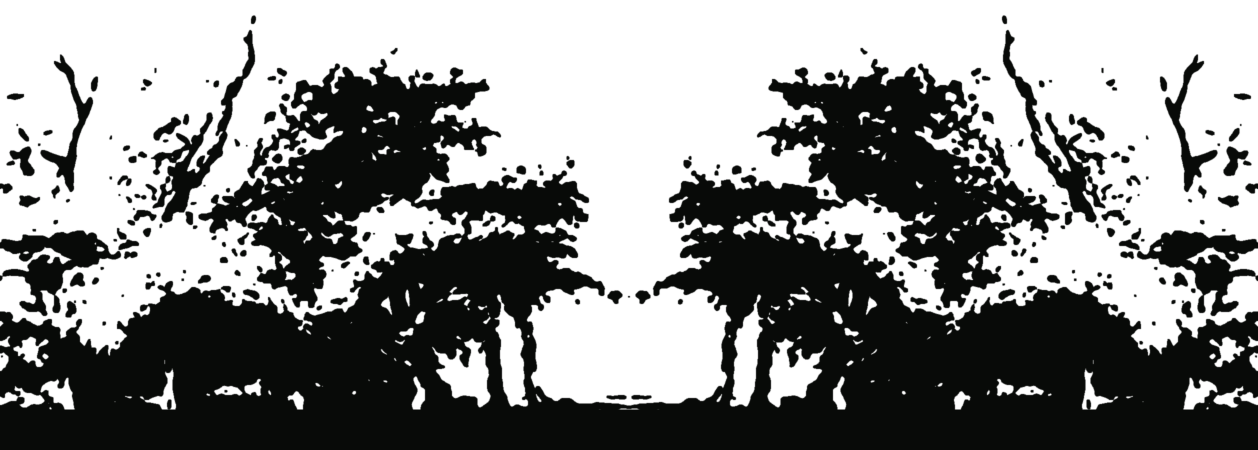
#> input picture assets/img/trees-front-night.png, 2516 x 900 px, given in place of a1.jpg, which was not available (shown at 1/2 size)
$ python prepare_images.py ../assets/img/trees-front-night.png
#> lines starting #> are read from the running program, lines starting #| are printed output that depends on the picture; after the words box and inside, x2 and y2 are one past the last pixel; in counts of white or black regions, pixels touching at a corner belong together; pictures that were not available may be replaced by others from this repository, and a replacement may not be noted
#!/usr/bin/env python3
"""Crop and clean the public-domain engravings used on the page.

Usage: .venv/bin/python tools/prepare_images.py <folder with full-res downloads>
Expects a1.jpg, a2.jpg, b1.jpg in that folder (sources listed in CREDITS.md).

Each print is cropped, turned grayscale and levelled so the paper goes white
(so CSS `multiply` blends it into the sky). The treelines are joined to a
mirrored copy of themselves so they tile with no visible seam.
"""
import sys
from pathlib import Path

from PIL import Image, ImageChops, ImageFilter, ImageOps

OUT = Path(__file__).resolve().parent.parent / "assets" / "img"


def clean(img, black_pct=0.04, paper_pct=0.80):
    """Grayscale, then stretch so the paper tone becomes pure white."""
    g = ImageOps.grayscale(img)
    hist = g.histogram()
    total = sum(hist)

    def pct(p):
        acc = 0
        for v, n in enumerate(hist):
            acc += n
            if acc >= total * p:
                return v
        return 255

    lo, hi = pct(black_pct), pct(paper_pct)
    scale = 255 / max(1, hi - lo)
    return g.point(lambda v: max(0, min(255, round((v - lo) * scale))))


def crop_frac(img, preview_w, box):
    """Crop using coordinates measured on a preview `preview_w` pixels wide."""
    s = img.width / preview_w
    return img.crop(tuple(round(c * s) for c in box))


def mirrored_tile(img, height):
    img = img.resize((round(img.width * height / img.height), height), Image.LANCZOS)
    tile = Image.new("L", (img.width * 2, height), 255)
    tile.paste(img, (0, 0))
    tile.paste(ImageOps.mirror(img), (img.width, 0))
    return tile


def silhouette(tile, out_path, spread=4):
    """Fill the tree shapes into solid ink, for the dusk/night silhouette layer."""
    ink = ImageOps.invert(tile)                      # lines -> bright
    ink = ink.filter(ImageFilter.GaussianBlur(spread))
    ink = ink.point(lambda v: 255 if v > 52 else 0)  # canopy mass
    ink = ink.filter(ImageFilter.MaxFilter(3)).filter(ImageFilter.GaussianBlur(0.8))
    # Ground the bottom so the forest floor is solid.
    w, h = ink.size
    floor = Image.linear_gradient("L").resize((w, h))
    ink = ImageChops.lighter(ink, floor.point(lambda v: 255 if v > 232 else 0))
    rgba = Image.new("RGBA", (w, h), (8, 10, 8, 0))
    rgba.putalpha(ink)
    rgba.save(out_path, optimize=True)


def main(src: Path):
    OUT.mkdir(parents=True, exist_ok=True)

    # Front treeline: "Rij bomen", Isendoorn à Blois. Trees only, no border or foreground.
    a1 = crop_frac(Image.open(src / "a1.jpg"), 1200, (94, 72, 972, 700))
#> in crop_frac, `s = img.width / preview_w`: s = 2.1
    front = mirrored_tile(clean(a1), 900)
#> in clean, `g = ImageOps.grayscale(img)`:
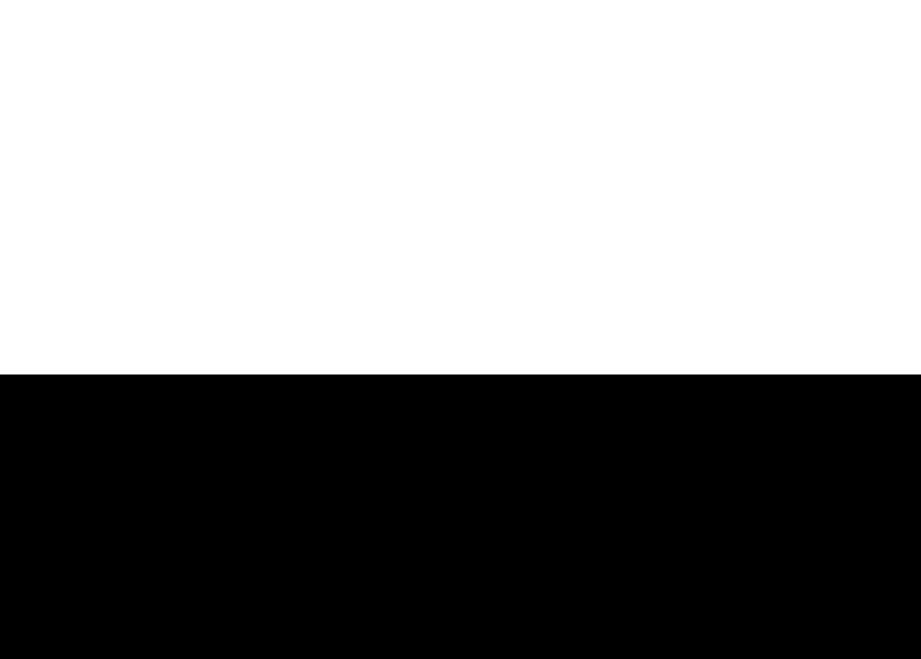
#> g: PIL image 1841x1317 L (shown at 1/2 size); values 0 (black) and 9 (white), 56.9% white; 1 black region, box (x1, y1, x2, y2) and area: (0, 749, 1841, 1317) 1045688
#> in clean, `hist = g.histogram()`: hist = 256 values, max 1378909 at index 9, min 0 at index 1, mean 9471.1
#> in clean, `total = sum(hist)`: total = 2424597
#> the loop in pct, `for v, n in enumerate(hist):` made 1 pass
#> (v, n, acc) on pass 1: (0, 1045688, 1045688)
#> after the loop in pct, `for v, n in enumerate(hist):`: acc = 1045688
#> the loop in pct, `for v, n in enumerate(hist):` made 10 passes
#> (n, acc) on passes 1 to 10: (1045688, 1045688), (0, 1045688), (0, 1045688), (0, 1045688), (0, 1045688), (0, 1045688), (0, 1045688), (0, 1045688), (0, 1045688), (1378909, 2424597)
#> after the loop in pct, `for v, n in enumerate(hist):`: acc = 2424597
#> in clean, `lo, hi = pct(black_pct), pct(paper_pct)`: lo = 0; hi = 9
#> in clean, `scale = 255 / max(1, hi - lo)`: scale = 28.33
#> in mirrored_tile, `tile = Image.new("L", (img.width * 2, height), 255)`: tile: PIL image 2516x900 L; every value is 255
    front.save(OUT / "trees-front.jpg", quality=80, optimize=True, progressive=True)
    silhouette(front, OUT / "trees-front-night.png")
#> in silhouette, `ink = ink.point(lambda v: 255 if v > 52 else 0)`: ink: PIL image 2516x900 L; 43.6% white; 1 white region, box (x1, y1, x2, y2) and area: (0, 508, 2516, 900) 986272
#> in silhouette, `floor = Image.linear_gradient("L").resize((w, h))`:
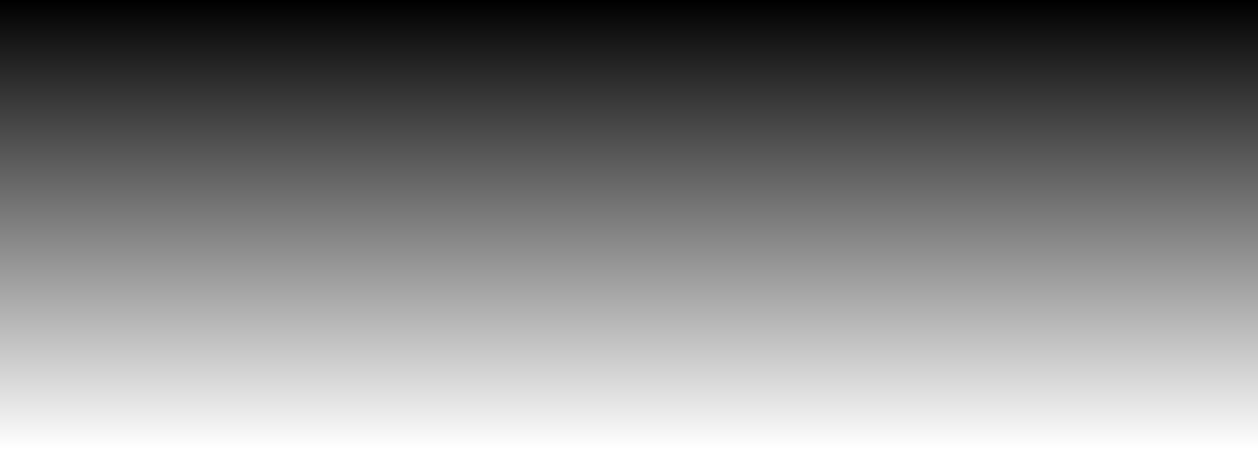
#> floor: PIL image 2516x900 L (shown at 1/2 size); min 0, max 255, mean 127.5

    # Back treeline: "Bomen" (1836), same artist.
    a2 = crop_frac(Image.open(src / "a2.jpg"), 1200, (160, 112, 1034, 742))
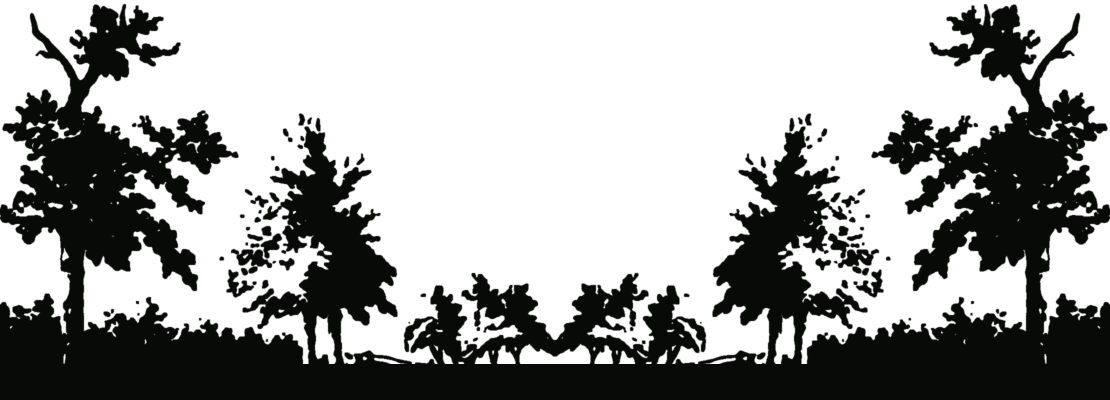
#> input picture assets/img/trees-back-night.png, 2220 x 800 px, given in place of a2.jpg, which was not available (shown at 1/2 size)
    back = mirrored_tile(clean(a2, paper_pct=0.7), 800)
#> in clean (call 2), `g = ImageOps.grayscale(img)`: g: PIL image 1617x1166 L; values 0 (black) and 9 (white), 50.9% white; 1 black region, box (x1, y1, x2, y2) and area: (0, 593, 1617, 1166) 926541
#> the loop in pct (call 2), `for v, n in enumerate(hist):` made 1 pass
#> (v, n, acc) on pass 1: (0, 926541, 926541)
#> the loop in pct (call 2), `for v, n in enumerate(hist):` made 10 passes
#> (n, acc) on passes 1 to 10: (926541, 926541), (0, 926541), (0, 926541), (0, 926541), (0, 926541), (0, 926541), (0, 926541), (0, 926541), (0, 926541), (958881, 1885422)
#> call 2 of mirrored_tile, with height = 800
#> in mirrored_tile (call 2), `tile = Image.new("L", (img.width * 2, height), 255)`: tile: PIL image 2218x800 L; every value is 255
#> in mirrored_tile (call 2), `tile.paste(ImageOps.mirror(img), (img.width, 0))`:
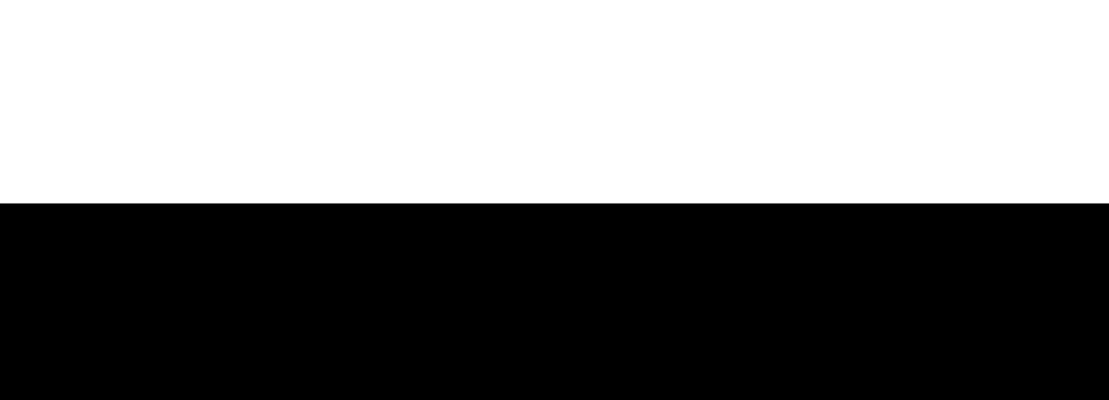
#> tile: PIL image 2218x800 L (shown at 1/2 size); min 0, max 255, mean 129.7
    back.save(OUT / "trees-back.jpg", quality=78, optimize=True, progressive=True)
    silhouette(back, OUT / "trees-back-night.png", spread=3)
#> call 2 of silhouette, with spread = 3
#> in silhouette (call 2), `ink = ink.point(lambda v: 255 if v > 52 else 0)`:
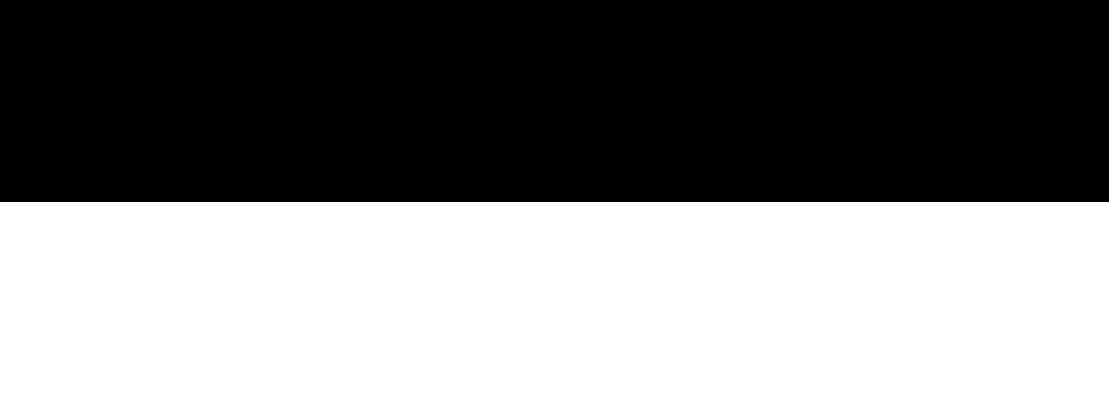
#> ink: PIL image 2218x800 L (shown at 1/2 size); 49.5% white; 1 white region, box (x1, y1, x2, y2) and area: (0, 404, 2218, 800) 878328

    # Wall: Piranesi, the underground foundations of Hadrian's mausoleum. Masonry only.
    b1 = crop_frac(Image.open(src / "b1.jpg"), 822, (40, 20, 620, 880))
#> call 3 of crop_frac, with preview_w = 822, box = (40, 20, 620, 880)
#> in crop_frac (call 3), `s = img.width / preview_w`: s = 2.7
#> in crop_frac (call 3), `return img.crop(tuple(round(c * s) for c in box))`:
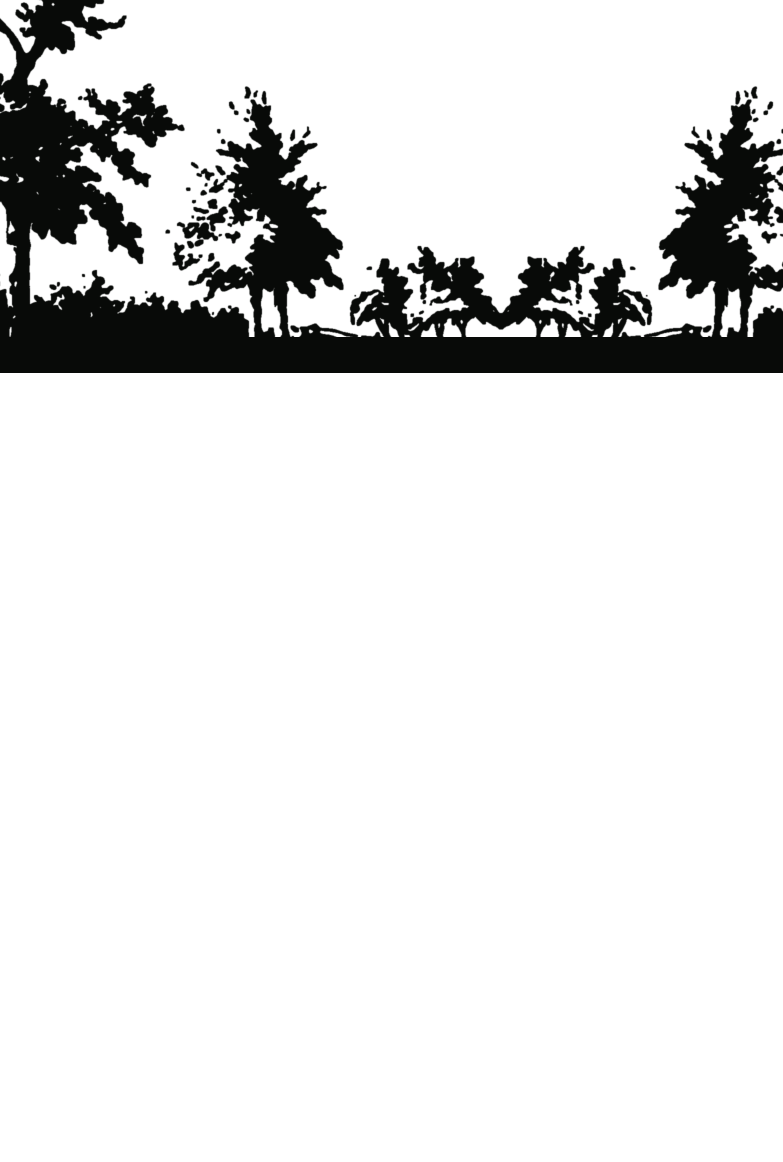
#> returned value: PIL image 1566x2323 RGBA (shown at 1/2 size); mean R, G, B, A 2.6, 3.2, 2.6, 29.4; transparent parts drawn white
    b1 = clean(b1, black_pct=0.02, paper_pct=0.92)
#> call 3 of clean, with black_pct = 0.02, paper_pct = 0.92
#> in clean (call 3), `g = ImageOps.grayscale(img)`:
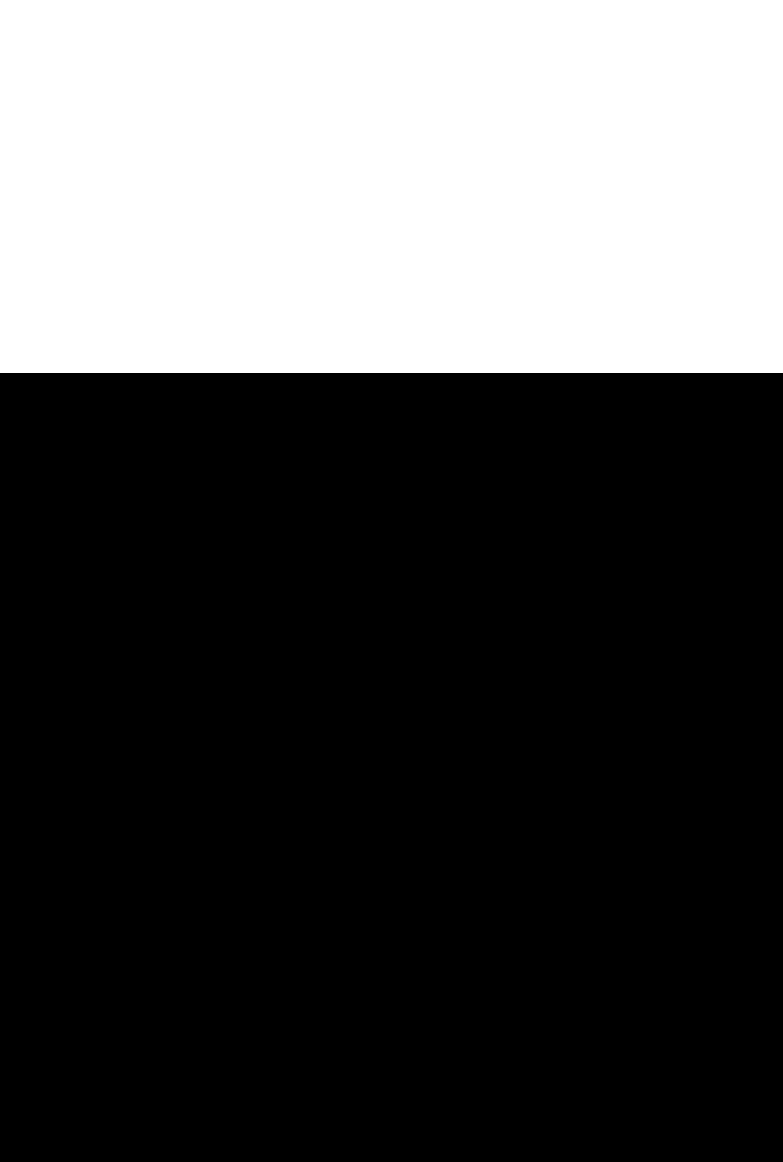
#> g: PIL image 1566x2323 L (shown at 1/2 size); values 0 (black) and 9 (white), 32.1% white; 1 white region, box (x1, y1, x2, y2) and area: (0, 0, 1566, 746) 1168236
#> in clean (call 3), `hist = g.histogram()`: hist = 256 values, max 2469582 at index 0, min 0 at index 1, mean 14210.2
#> in clean (call 3), `total = sum(hist)`: total = 3637818
    b1 = b1.resize((1400, round(b1.height * 1400 / b1.width)), Image.LANCZOS)
    b1.save(OUT / "wall.jpg", quality=72, optimize=True, progressive=True)

    for f in ("trees-front.jpg", "trees-front-night.png", "trees-back.jpg", "trees-back-night.png", "wall.jpg"):
        im = Image.open(OUT / f)
#> (the run stopped early here; a loop or call above may not have finished)
